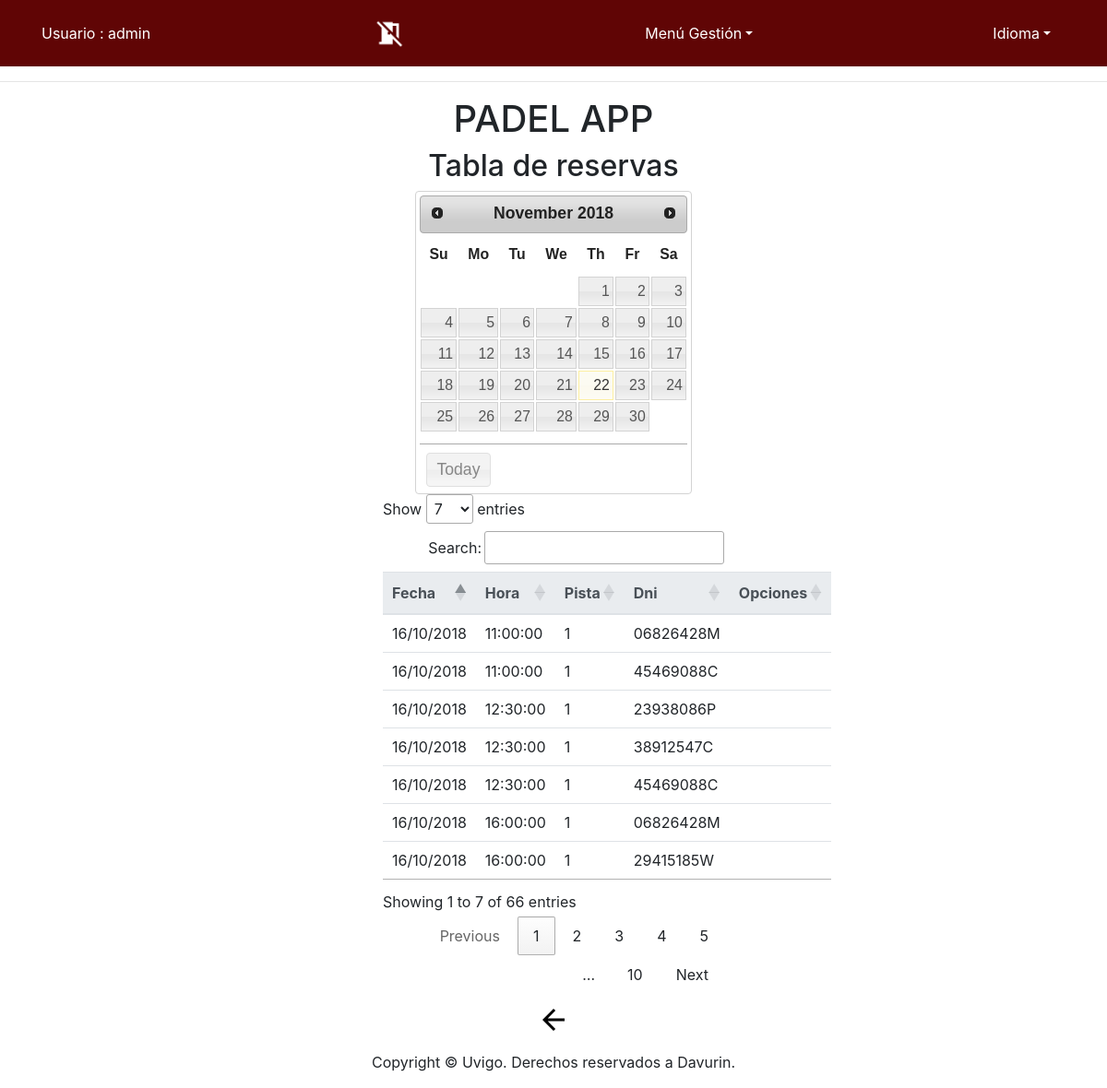
Screenshot of /app/Controllers/RESERVA_CONTROLLER.php (signed in) with the database file from the repository.
### tables this page shows
CREATE TABLE IF NOT EXISTS `Reserva` (
  `Usuario_Dni` VARCHAR(9) NOT NULL,
  `Pista_idPista` INT NOT NULL,
  `Pista_Fecha` DATE NOT NULL,
  `Pista_Hora` TIME NOT NULL,
  PRIMARY KEY (`Usuario_Dni`, `Pista_idPista`, `Pista_Fecha`, `Pista_Hora`),
  INDEX `fk_Usuario_has_Pista_Pista1_idx` (`Pista_idPista` ASC, `Pista_Fecha` ASC, `Pista_Hora` ASC) ,
  INDEX `fk_Usuario_has_Pista_Usuario1_idx` (`Usuario_Dni` ASC) ,
  CONSTRAINT `fk_Usuario_has_Pista_Usuario1`
    FOREIGN KEY (`Usuario_Dni`)
    REFERENCES `Usuario` (`Dni`)
    ON DELETE NO ACTION
    ON UPDATE NO ACTION,
  CONSTRAINT `fk_Usuario_has_Pista_Pista1`
    FOREIGN KEY (`Pista_idPista` , `Pista_Fecha` , `Pista_Hora`)
    REFERENCES `Pista` (`idPista` , `Fecha` , `Hora`)
    ON DELETE NO ACTION
    ON UPDATE NO ACTION);

### app/Controllers/RESERVA_CONTROLLER.php (called while the page is built, shortened)
 <?php
include '../Functions/Authentication.php';
include '../Models/RESERVA_MODEL.php';
include '../Views/RESERVA/RESERVA_SHOWALL.php';
switch ( $_REQUEST[ 'action' ] ) {
	default:
		           if($_SESSION['tipo'] == 'Deportista'){
						$RESERVA = new RESERVA_MODEL( $_REQUEST['Usuario_Dni'], '', '', '');
				   }else{
					   $RESERVA = new RESERVA_MODEL( '', '', '', '');
				   }
						$datos = $RESERVA->SEARCH();
						$lista = array( 'Pista_Fecha','Pista_Hora','Pista_idPista','Usuario_Dni');
						new RESERVA_SHOWALL( $lista, $datos);
}
?>

### app/Functions/Authentication.php (called while the page is built)
<?php
function IsAuthenticated(){
	if (!isset($_SESSION['login']) && !isset($_SESSION['tipo'])){
		return false;
	}
	else{
		return true;
	}
}
?>

### app/Models/RESERVA_MODEL.php (called while the page is built, shortened)
<?php
class RESERVA_MODEL{
	var $Usuario_Dni;
	var $Pista_idPista;
	var	$Pista_fecha;
	var	$Pista_hora;
	function __construct($Usuario_Dni,$Pista_idPista,$Pista_fecha,$Pista_hora) {
		$this->Usuario_Dni = $Usuario_Dni;
		$this->Pista_idPista = $Pista_idPista;
		$this->Pista_fecha = $Pista_fecha;
        $this->Pista_hora=$Pista_hora;
		include_once '../Functions/BdAdmin.php';
		$this->mysqli = ConectarBD();
	}
	function SEARCH() {
		$sql = "select  Usuario_Dni,
					Pista_idPista,
					Pista_Hora,
					Pista_Fecha
       			from RESERVA
    			where
    				((BINARY Usuario_Dni LIKE '%$this->Usuario_Dni%')&&
					(BINARY Pista_idPista LIKE '%$this->Pista_idPista%') &&
                    (BINARY Pista_Fecha LIKE '%$this->Pista_fecha%') &&
    				(BINARY Pista_Hora LIKE '%$this->Pista_hora%')
    				)";
		if ( !( $resultado = $this->mysqli->query( $sql ) ) ) {
			return 'Error en la consulta sobre la base de datos';
		} else {
			return $resultado;
		}
	}
}
?>

### app/Functions/BdAdmin.php (called while the page is built, shortened)
<?php
function ConectarBD()
{
	    $mysqli = new mysqli("localhost", "user", "pass", "abpbase");
		return $mysqli;
}
?>

### app/Views/RESERVA/RESERVA_SHOWALL.php (the view, shortened to what this page needs)
<?php
class RESERVA_SHOWALL {
	function __construct( $lista, $datos) {
		$this->lista = $lista;
		$this->datos = $datos;
		$this->render($this->lista,$this->datos);
	}
	function render($lista,$datos){
		$this->datos = $datos;
	include '../Views/Header.php';
?>
		<div class="seccion" align="center">
			<h2>
				<?php echo $strings['Tabla de reservas'];?>
			</h2>
			<div class="datepicker"></div>
			<div class="col-md-4">
			<table id="mydatatableReservaPistas" name="mydatatableReservaPistas" class="table table-sm" align="center" style="width:100%">
				<thead class="thead-light">
				<tr>
<?php
					foreach ( $lista as $atributo ) {
?>
						<th>
							<?php echo $strings[$atributo]?>
						</th>
<?php
					}
?>
					<th>
						<?php echo $strings['Opciones']?>
					</th>
				</tr>
			</thead>
<?php
				while ( $fila = mysqli_fetch_array( $this->datos ) ) {
?>
				<tr>
<?php
					foreach ( $lista as $atributo ) {
?>
					<td>
<?php
 				if($atributo=='Pista_Fecha'){
					echo date( "d/m/Y", strtotime( $fila[ $atributo ] ) );
				}else{
							echo $fila[ $atributo ];
				}
?>
					</td>
<?php
					}
?>
					<td>
				</tr>
<?php
						 }
?>
			</table>
			</div>
			<form action='../Controllers/DEFAULT_CONTROLLER.php' method="post">
				<button id ="buttonBien" type="submit"><img src="../Views/icon/back_big2.png" alt="<?php echo $strings['Atras']?>" /></button>
			</form>
		</div>
<?php
		include '../Views/Footer.php';
		}
	}
?>

### app/Views/Header.php (shortened to what this page needs)
<?php
	include_once '../Functions/Authentication.php';
?>
<!doctype html>
<html lang="es">
  <head>
	<link rel="stylesheet" type="text/css" media="screen" href="../Views/css/bootstrap-4.0.0.css" hreflang="es">
	<link rel="stylesheet" type="text/css" media="screen" href="../Views/js/tcal/tcal.css" hreflang="es">
	  <link rel="stylesheet" type="text/css" href="https://cdn.datatables.net/1.10.19/css/jquery.dataTables.css">
	  <link rel="stylesheet" type="text/css" href="https://cdn.datatables.net/1.10.19/css/jquery.dataTables.min.css">
		<link rel="stylesheet" href="http://code.jquery.com/ui/1.11.4/themes/smoothness/jquery-ui.css">
  </head>
  <body>
	  <header>
    <nav class="navbar navbar-expand-lg navbar-dark bg-dark">
      <div class="container">
		<?php	if (IsAuthenticated()){  ?>
		<p style="color: white"><?php 	echo $strings['Usuario'] . ' : ' . $_SESSION['login'] . '<br>'; ?></p>
              <a class="nav-link disabled" href="../Functions/Desconectar.php" alt="<?php echo $strings['Desconectarse']?>"/>
              <img src="../Views/icon/desconectarse_big.png" width="32" height="32" alt="<?php echo $strings['Desconectarse']?>" style="float:right;">
<?php
	}
?>
	<?php if (isset($_SESSION['login']) & isset($_SESSION['tipo'])) {
 ?>
		<li class="nav-item dropdown" style="display: block">
			<a class="nav-link dropdown-toggle" style="color: white" href="<?php echo $strings['menuGestion']; ?>" id="navbarDropdown" role="button" data-toggle="dropdown" aria-haspopup="true" aria-expanded="false"><?php echo $strings['menuGestion']; ?></a>
				<?php if(isset($_SESSION['login']) & isset($_SESSION['tipo'])) {  ?>
					<?php if($_SESSION['tipo'] == 'Deportista'){ ?>
							<div class="dropdown-divider"></div>
								<button id ="buttonBien" type="submit"  name="insCampeonato"><a class="dropdown-item" href="../Controllers/CATEGORIA_CONTROLLER.php" /><?php echo $strings['Inscribirse en campeonato'] ?></a></button>
              	<?php } } }?>
            </li>
            <li class="nav-item dropdown" style="display: block">
			<form name='idiomform' action="../Functions/CambioIdioma.php" method="post">
              <a class="nav-link dropdown-toggle" style="color: white" href="<?php echo $strings['idioma']; ?>" id="navbarDropdown" role="button" data-toggle="dropdown" aria-haspopup="true" aria-expanded="false"><?php echo $strings['idioma']; ?></a>
			</form>
            </li>
        </div>
</nav>
	  <hr>
	  	<div align="center" class="titulo"><h1>PADEL APP</h1></div>
	</header>

### app/Views/Footer.php (shortened to what this page needs)
	<footer class="text-center" align="fixed" >
      <div class="container">
        <div class="row">
          <div class="col-12">
            <p>Copyright © Uvigo. Derechos reservados a Davurin.</p>
          </div>
        </div>
      </div>
	</footer>
  </body>
</html>

### rows the page displays
reserva: Pista_Fecha "16/10/2018", Pista_Hora "11:00:00", Pista_idPista "1", Usuario_Dni "06826428M"
reserva: Pista_Fecha "16/10/2018", Pista_Hora "11:00:00", Pista_idPista "1", Usuario_Dni "45469088C"
reserva: Pista_Fecha "16/10/2018", Pista_Hora "12:30:00", Pista_idPista "1", Usuario_Dni "23938086P"
reserva: Pista_Fecha "16/10/2018", Pista_Hora "12:30:00", Pista_idPista "1", Usuario_Dni "38912547C"
reserva: Pista_Fecha "16/10/2018", Pista_Hora "12:30:00", Pista_idPista "1", Usuario_Dni "45469088C"
reserva: Pista_Fecha "16/10/2018", Pista_Hora "16:00:00", Pista_idPista "1", Usuario_Dni "06826428M"
reserva: Pista_Fecha "16/10/2018", Pista_Hora "16:00:00", Pista_idPista "1", Usuario_Dni "29415185W"

### other values shown
$strings['Usuario'] "Usuario"
$_SESSION['login'] "admin"
$strings['menuGestion'] "Menú Gestión"
$strings['idioma'] "Idioma"
$strings['Tabla de reservas'] "Tabla de reservas"
$strings[$atributo] "Fecha"
$strings[$atributo] "Hora"
$strings[$atributo] "Pista"
$strings[$atributo] "Dni"
$strings['Opciones'] "Opciones"
